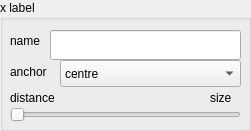
    <widget class="QGroupBox" name="ang_groupBox_label_2">
     <property name="geometry">
      <rect>
       <x>10</x>
       <y>510</y>
       <width>251</width>
       <height>131</height>
      </rect>
     </property>
     <property name="title">
      <string>x label</string>
     </property>
     <widget class="QLabel" name="label_117">
      <property name="geometry">
       <rect>
        <x>10</x>
        <y>26</y>
        <width>41</width>
        <height>31</height>
       </rect>
      </property>
      <property name="focusPolicy">
       <enum>Qt::ClickFocus</enum>
      </property>
      <property name="text">
       <string>name</string>
      </property>
     </widget>
     <widget class="QLineEdit" name="axe_le_name_x">
      <property name="geometry">
       <rect>
        <x>50</x>
        <y>30</y>
        <width>191</width>
        <height>30</height>
       </rect>
      </property>
      <property name="focusPolicy">
       <enum>Qt::ClickFocus</enum>
      </property>
     </widget>
     <widget class="QSlider" name="axe_hslider_label_distance_x">
      <property name="geometry">
       <rect>
        <x>10</x>
        <y>100</y>
        <width>231</width>
        <height>29</height>
       </rect>
      </property>
      <property name="focusPolicy">
       <enum>Qt::ClickFocus</enum>
      </property>
      <property name="maximum">
       <number>50</number>
      </property>
      <property name="singleStep">
       <number>5</number>
      </property>
      <property name="value">
       <number>0</number>
      </property>
      <property name="orientation">
       <enum>Qt::Horizontal</enum>
      </property>
     </widget>
     <widget class="QLabel" name="label_164">
      <property name="geometry">
       <rect>
        <x>10</x>
        <y>90</y>
        <width>101</width>
        <height>17</height>
       </rect>
      </property>
      <property name="focusPolicy">
       <enum>Qt::ClickFocus</enum>
      </property>
      <property name="text">
       <string>distance</string>
      </property>
     </widget>
     <widget class="QLabel" name="axe_label_label_distance_x">
      <property name="geometry">
       <rect>
        <x>210</x>
        <y>90</y>
        <width>41</width>
        <height>17</height>
       </rect>
      </property>
      <property name="focusPolicy">
       <enum>Qt::ClickFocus</enum>
      </property>
      <property name="text">
       <string>size</string>
      </property>
     </widget>
     <widget class="QLabel" name="label_165">
      <property name="geometry">
       <rect>
        <x>10</x>
        <y>56</y>
        <width>51</width>
        <height>31</height>
       </rect>
      </property>
      <property name="text">
       <string>anchor</string>
      </property>
     </widget>
     <widget class="QComboBox" name="axe_cb_selector_label_anchor_x">
      <property name="geometry">
       <rect>
        <x>60</x>
        <y>60</y>
        <width>181</width>
        <height>27</height>
       </rect>
      </property>
      <property name="focusPolicy">
       <enum>Qt::ClickFocus</enum>
      </property>
      <item>
       <property name="text">
        <string>centre</string>
       </property>
      </item>
      <item>
       <property name="text">
        <string>north</string>
       </property>
      </item>
      <item>
       <property name="text">
        <string>north west</string>
       </property>
      </item>
      <item>
       <property name="text">
        <string>west</string>
       </property>
      </item>
      <item>
       <property name="text">
        <string>south west</string>
       </property>
      </item>
      <item>
       <property name="text">
        <string>south</string>
       </property>
      </item>
      <item>
       <property name="text">
        <string>south east</string>
       </property>
      </item>
      <item>
       <property name="text">
        <string>east</string>
       </property>
      </item>
      <item>
       <property name="text">
        <string>north east</string>
       </property>
      </item>
     </widget>
    </widget>
